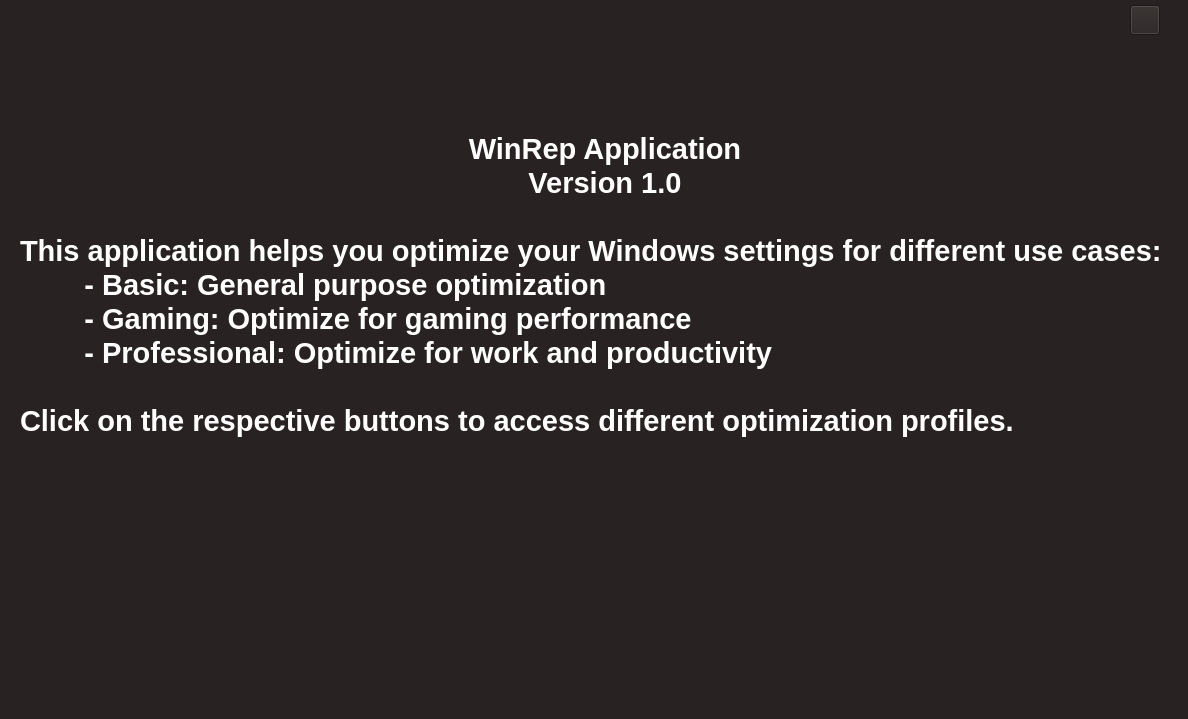
<?xml version="1.0" encoding="UTF-8"?>
<ui version="4.0">
 <class>Form</class>
 <widget class="QWidget" name="Form">
  <property name="geometry">
   <rect>
    <x>0</x>
    <y>0</y>
    <width>1188</width>
    <height>719</height>
   </rect>
  </property>
  <property name="windowTitle">
   <string>Form</string>
  </property>
  <property name="styleSheet">
   <string notr="true">QWidget {
    background-color: #282322;
	color: rgb(255, 255, 255)
}
</string>
  </property>
  <widget class="QLabel" name="label">
   <property name="enabled">
    <bool>true</bool>
   </property>
   <property name="geometry">
    <rect>
     <x>20</x>
     <y>0</y>
     <width>1170</width>
     <height>570</height>
    </rect>
   </property>
   <property name="minimumSize">
    <size>
     <width>280</width>
     <height>280</height>
    </size>
   </property>
   <property name="font">
    <font>
     <family>Microsoft YaHei UI</family>
     <pointsize>26</pointsize>
     <weight>75</weight>
     <bold>true</bold>
    </font>
   </property>
   <property name="cursor">
    <cursorShape>ArrowCursor</cursorShape>
   </property>
   <property name="mouseTracking">
    <bool>true</bool>
   </property>
   <property name="acceptDrops">
    <bool>false</bool>
   </property>
   <property name="toolTip">
    <string/>
   </property>
   <property name="whatsThis">
    <string>&lt;html&gt;&lt;head/&gt;&lt;body&gt;&lt;pre align=&quot;center&quot; style=&quot;-qt-paragraph-type:empty; margin-top:0px; margin-bottom:0px; margin-left:0px; margin-right:0px; -qt-block-indent:0; text-indent:0px; font-family:'Courier New';&quot;&gt;&lt;br/&gt;&lt;/pre&gt;&lt;/body&gt;&lt;/html&gt;</string>
   </property>
   <property name="frameShadow">
    <enum>QFrame::Plain</enum>
   </property>
   <property name="midLineWidth">
    <number>0</number>
   </property>
   <property name="text">
    <string>&lt;!DOCTYPE HTML PUBLIC &quot;-//W3C//DTD HTML 4.0//EN&quot; &quot;http://www.w3.org/TR/REC-html40/strict.dtd&quot;&gt;
&lt;html&gt;&lt;head&gt;&lt;meta name=&quot;qrichtext&quot; content=&quot;1&quot; /&gt;&lt;style type=&quot;text/css&quot;&gt;
p, li { white-space: pre-wrap; }
&lt;/style&gt;&lt;/head&gt;&lt;body style=&quot; font-family:'Microsoft YaHei UI'; font-size:22pt; font-weight:600; font-style:normal;&quot;&gt;
&lt;p align=&quot;center&quot; style=&quot; margin-top:0px; margin-bottom:0px; margin-left:0px; margin-right:0px; -qt-block-indent:0; text-indent:0px;&quot;&gt;WinRep Application&lt;/p&gt;
&lt;p align=&quot;center&quot; style=&quot; margin-top:0px; margin-bottom:0px; margin-left:0px; margin-right:0px; -qt-block-indent:0; text-indent:0px;&quot;&gt;Version 1.0&lt;/p&gt;
&lt;p style=&quot; margin-top:0px; margin-bottom:0px; margin-left:0px; margin-right:0px; -qt-block-indent:0; text-indent:0px;&quot;&gt;        &lt;/p&gt;
&lt;p style=&quot; margin-top:0px; margin-bottom:0px; margin-left:0px; margin-right:0px; -qt-block-indent:0; text-indent:0px;&quot;&gt;This application helps you optimize your Windows settings for different use cases:&lt;/p&gt;
&lt;p style=&quot; margin-top:0px; margin-bottom:0px; margin-left:0px; margin-right:0px; -qt-block-indent:0; text-indent:0px;&quot;&gt;        - Basic: General purpose optimization&lt;/p&gt;
&lt;p style=&quot; margin-top:0px; margin-bottom:0px; margin-left:0px; margin-right:0px; -qt-block-indent:0; text-indent:0px;&quot;&gt;        - Gaming: Optimize for gaming performance&lt;/p&gt;
&lt;p style=&quot; margin-top:0px; margin-bottom:0px; margin-left:0px; margin-right:0px; -qt-block-indent:0; text-indent:0px;&quot;&gt;        - Professional: Optimize for work and productivity&lt;/p&gt;
&lt;p style=&quot; margin-top:0px; margin-bottom:0px; margin-left:0px; margin-right:0px; -qt-block-indent:0; text-indent:0px;&quot;&gt;        &lt;/p&gt;
&lt;p style=&quot; margin-top:0px; margin-bottom:0px; margin-left:0px; margin-right:0px; -qt-block-indent:0; text-indent:0px;&quot;&gt;Click on the respective buttons to access different optimization profiles.&lt;/p&gt;&lt;/body&gt;&lt;/html&gt;</string>
   </property>
   <property name="wordWrap">
    <bool>true</bool>
   </property>
   <property name="margin">
    <number>0</number>
   </property>
   <property name="openExternalLinks">
    <bool>false</bool>
   </property>
   <property name="buddy">
    <cstring>WinRep Application\n        Version 1.0\n        \n        This application helps you optimize your Windows settings for different use cases:\n        - Basic: General purpose optimization\n        - Gaming: Optimize for gaming performance\n        - Professional: Optimize for work and productivity\n        \n        Click on the respective buttons to access different optimization profiles.</cstring>
   </property>
  </widget>
  <widget class="QToolButton" name="main_butten">
   <property name="geometry">
    <rect>
     <x>1130</x>
     <y>5</y>
     <width>30</width>
     <height>30</height>
    </rect>
   </property>
   <property name="font">
    <font>
     <family>Microsoft YaHei UI</family>
     <pointsize>26</pointsize>
     <weight>75</weight>
     <bold>true</bold>
    </font>
   </property>
   <property name="cursor">
    <cursorShape>PointingHandCursor</cursorShape>
   </property>
   <property name="toolTip">
    <string>&lt;html&gt;&lt;head/&gt;&lt;body&gt;&lt;p&gt;&lt;span style=&quot; font-size:12pt;&quot;&gt;Go to the main window&lt;/span&gt;&lt;/p&gt;&lt;/body&gt;&lt;/html&gt;</string>
   </property>
   <property name="styleSheet">
    <string notr="true"/>
   </property>
   <property name="text">
    <string/>
   </property>
   <property name="icon">
    <iconset>
     <normaloff>home_oreng.png</normaloff>home_oreng.png</iconset>
   </property>
   <property name="iconSize">
    <size>
     <width>512</width>
     <height>512</height>
    </size>
   </property>
  </widget>
 </widget>
 <resources>
  <include location="icons.qrc"/>
  <include location="bg.qrc"/>
 </resources>
 <connections/>
</ui>
